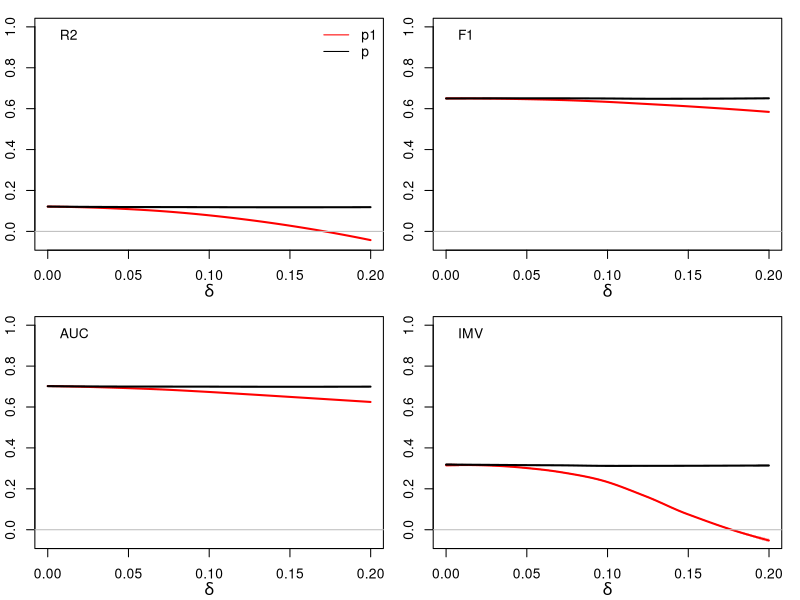

This figure's R source:
getvals<-function(df) {
    ##r2
    r21<-1-sum((df$y2-df$p1)^2)/sum((df$y2-mean(df$y))^2)
    r22<-1-sum((df$y2-df$p2)^2)/sum((df$y2-mean(df$y))^2)
    r2.true<-1-sum((df$y2-df$p)^2)/sum((df$y2-mean(df$y))^2)
    ##auc
    library(pROC)
    au1<-pROC::auc(response=df$y2,predictor=df$p1)
    au2<-pROC::auc(response=df$y2,predictor=df$p2)
    au.true<-pROC::auc(response=df$y2,predictor=df$p)
    ##f1
    library(MLmetrics)
    pred<-ifelse(df$p1>.5,1,0)
    if (length(unique(pred))==1) f11<-NA else f11<-F1_Score(y_pred=pred, y_true=df$y2)
    pred<-ifelse(df$p2>.5,1,0)
    if (length(unique(pred))==1) f12<-NA else f12<-F1_Score(y_pred=pred, y_true=df$y2)
    pred<-ifelse(df$p>.5,1,0)
    if (length(unique(pred))==1) f1.true<-NA else f1.true<-F1_Score(y_pred=pred, y_true=df$y2)
    ##
    imv<-function(y,p1,p2) {
        ll<-function(x,p) {
            z<-log(p)*x+log(1-p)*(1-x)
            z<-sum(z)/length(x)
            exp(z)
        }    
        loglik1<-ll(y,p1)
        loglik2<-ll(y,p2)
        getcoins<-function(a) {
            f<-function(p,a) abs(p*log(p)+(1-p)*log(1-p)-log(a))
            nlminb(.5,f,lower=0.001,upper=.999,a=a)$par
        }
        c1<-getcoins(loglik1)
        c2<-getcoins(loglik2)
        ew<-function(p1,p0) (p1-p0)/p0
        imv<-ew(c2,c1)
        imv
    }
    ew1<-imv(df$y2,mean(df$y),df$p1)
    ew2<-imv(df$y2,mean(df$y),df$p2)
    ew12<-imv(df$y2,df$p2,df$p1)
    ew.true<-imv(df$y2,mean(df$y),df$p)
    ew.or1<-imv(df$y2,df$p1,df$p)
    ew.or2<-imv(df$y2,df$p2,df$p)
    c(R21=r21,R22=r22,R2.true=r2.true,
      AUC1=au1,AUC2=au2,AUC.true=au.true,
      F11=f11,F12=f12,F1.true=f1.true,
      IMV1=ew1,IMV2=ew2,IMV12=ew12,IMV.true=ew.true,
      IMV.or1=ew.or1,
      IMV.or2=ew.or2)
}

simfun<-function(N=1000,delta,MD) {
    p<-rbeta(N,a,b)
    p<-MD+(1-2*MD)*p
    #p<-runif(N,2*MD,1-2*MD)
    y<-rbinom(N,1,p)
    y2<-y #rbinom(N,1,p)
    ##
    delta1<-sample(c(-1,1),N,replace=TRUE) #runif(N,-1*delta,delta)
    delta2<-sample(c(-1,1),N,replace=TRUE) #runif(N,-1*delta,delta) runif(N,-1*delta,delta)
    ##
    p1<-p+delta1*delta
    p2<-p+delta2*delta
    ##
    data.frame(p=p,p1=p1,p2=p2,y=y,y2=y2)
}

N<-1000
MD<-.2
a<-1
dfL<-list()
for (b in c(1)) {
    L<-list()
    for (i in 1:2000) {
        delta<-runif(1,min=0,max=MD)
        z<-simfun(delta=delta,N=N,MD=MD)
        L[[i]]<-c(mean=MD+(1-2*MD)*(a/(a+b)),delta=delta,getvals(z)) #    p<-2*MD+(1-4*MD)*p
    }
    dfL[[as.character(b)]]<-data.frame(do.call("rbind",L))
}

pdf("/home/bd/Dropbox/Apps/Overleaf/BinaryPrediction/chicco_oracle.pdf",width=6,height=4)
#par(mfcol=c(4,length(dfL)),mgp=c(2,1,0),mar=c(3,2,1,1),oma=rep(.1,4))
par(mfcol=c(2,2),mgp=c(2,1,0),mar=c(3,2,1,1),oma=rep(.1,4))
pf<-function(x,y,col,txt,...) {
    tmp<-cbind(x,y)
    tmp<-tmp[order(tmp[,1]),]
    x<-tmp[,1]
    y<-tmp[,2]
    m<-loess(y~x)
    pm<-predict(m,se=TRUE)
    lines(m$x,pm$fit,lwd=2,col=col,...)
    text(m$x[1],fitted(m)[1],pos=2,txt,col=col,cex=.9)
    cc<-col2rgb(col)
    c1<-rgb(cc[1],cc[2],cc[3],max=255,alpha=45)
    polygon(c(m$x,rev(m$x)),c(pm$fit+1.96*pm$se.fit,rev(pm$fit-1.96*pm$se.fit)),col=c1,border=NA)
}
for (i in 1:length(dfL)) {
    df<-dfL[[i]]
    for (nm in c("R2","AUC","F1","IMV")) {
        f<-function(z,nm) {
            index<-grep(nm,names(z))
            unlist(z[,index])
        }
        yl<-lapply(dfL,f,nm=nm)
        yl<-range(lapply(yl,range))
        ##
        zz<-c(df[[paste(nm,"1",sep="")]],df[[paste(nm,".or",sep='')]])
        #yl<-range(zz,na.rm=TRUE)
        yl<-c(-.05,1)
        plot(NULL,xlim=range(df$delta),ylim=yl,xlab='',ylab='')
        mtext(side=1,expression(delta),line=2)
        #if (nm=="R2") legend("topleft",bty='n',legend=round(df$mean[1],3))
        pf(df$delta,df[[paste(nm,"1",sep="")]],col='red','')
        pf(df$delta,df[[paste(nm,".true",sep='')]],col='black','',lty=1)
        legend("topleft",bty='n',nm)
        abline(h=0,col='gray')    
        ## if (nm=="IMV") {
        ##     pf(df$delta,df$IMV.or1,col='blue','',lty=2)
        ##     pf(df$delta,df$IMV.or2,col='red','',lty=2)
        ## }
        if (nm=="R2") legend("topright",bty='n',lty=c(1,1,1),col=c("red","black"),c("p1","p"))
        #if (nm=="IMV") legend("topright",bty='n',lty=c(2,2),col=c("blue","red"),c("Oracle, p1","Oracle, p2"))
    }
}
dev.off()
